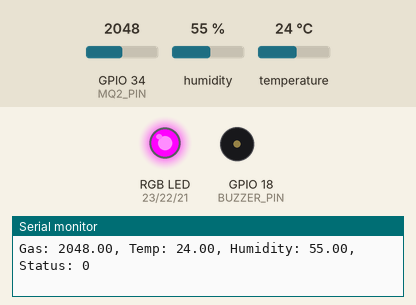
A program run on a simulated ESP32. Parts: an RGB LED mixed from three pins (HIGH = lit), buzzer (waves = sounding), the last lines printed to the serial monitor. Inputs (shaded band) come from the test bench; at power-on: humidity 55 %, GPIO 34 (MQ2_PIN) = 2048, temperature 24 °C. WiFi joins after 1.5 s; servers stay silent unless stated; no MQTT or app messages arrive unless stated.

Above: at 2.7 s.
2.8 s: humidity set to 41 %
4.8 s: humidity set to 38 %
At 6.4 s:
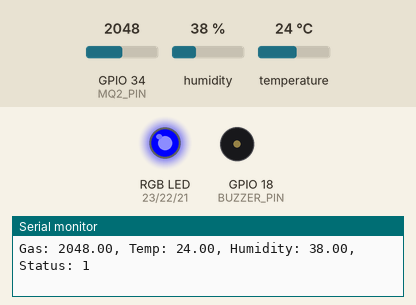
7.1 s: GPIO 34 (MQ2_PIN) set to 3796
8.8 s: GPIO 34 (MQ2_PIN) set to 3876
At 10.2 s:
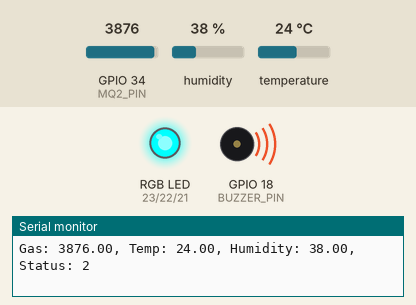
11.1 s: GPIO 34 (MQ2_PIN) set to 3790
At 12.1 s:
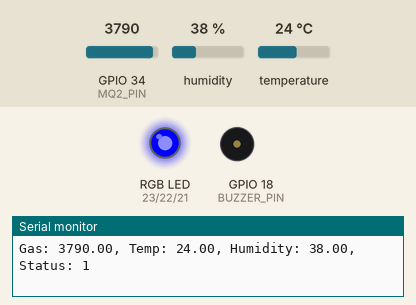
13.1 s: GPIO 34 (MQ2_PIN) set to 3870
At 14.1 s:
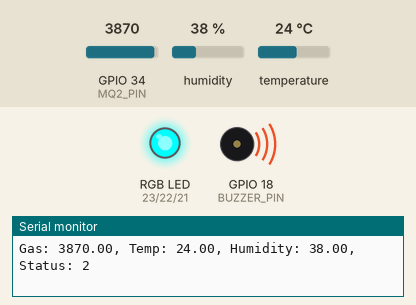
Timing chart, 0 to 16.1 s (numbered marks = the images above; inputs shaded):
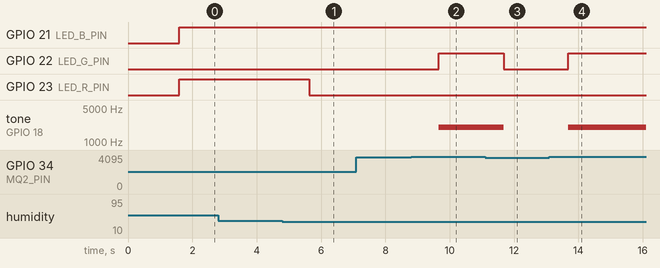

Measured:
- the behaviour switches between 40 and 39 % on humidity (found by bisection; images 0 and 1)
- the behaviour switches between 3830 and 3831 on GPIO 34 (MQ2_PIN) (found by bisection; images 1 and 2)
- after the input at 4.8 s, GPIO 23 (LED_R_PIN): HIGH → LOW after 0.84 s
- after the input at 8.8 s, GPIO 22 (LED_G_PIN): LOW → HIGH after 0.86 s; tone on GPIO 18 (BUZZER_PIN): silent → 2000 Hz after 0.86 s
- after the input at 11.1 s, GPIO 22 (LED_G_PIN): HIGH → LOW after 0.57 s; tone on GPIO 18 (BUZZER_PIN): 2000 Hz → silent after 0.57 s
- after the input at 13.1 s, GPIO 22 (LED_G_PIN): LOW → HIGH after 0.58 s; tone on GPIO 18 (BUZZER_PIN): silent → 2000 Hz after 0.58 s

The program:

main.cpp
```cpp
#include <Adafruit_Sensor.h>
#include <Arduino.h>
#include <DHT_U.h>
#include <PubSubClient.h>
#include <WiFi.h>

// Pins
const uint8_t MQ2_PIN = 34; // ADC1 pin; ADC2 pins read 0 while WiFi is on
const uint8_t DHT_PIN = 13;

const uint8_t LED_R_PIN = 23;
const uint8_t LED_G_PIN = 22;
const uint8_t LED_B_PIN = 21;

const uint8_t BUZZER_PIN = 18;

// Config
const float GAS_THRESHOLD = 3830.0;
const float TEMP_HIGH_THRESHOLD = 50.0;
const float HUMIDITY_LOW_THRESHOLD = 40.0;
const unsigned int BUZZER_FREQ = 2000;

const char *WIFI_SSID = "Wokwi-GUEST";
const char *WIFI_PASSWORD = "";

// https://www.hivemq.com/demos/websocket-client/
const char *MQTT_SERVER = "broker.hivemq.com";
const int MQTT_PORT = 1883;
const char *MQTT_CLIENT_ID = "bingus-sic-6767420";
const char *MQTT_TOPIC = "bingus-sic-6767420/sensors";

DHT_Unified dht(DHT_PIN, DHT22);
WiFiClient wifi_client;
PubSubClient mqtt_client(wifi_client);

enum class Status { NORMAL, WARNING, DANGER };

Status get_status(float gas, float temp, float humidity) {
  bool smoke = gas > GAS_THRESHOLD;
  bool high_temp = temp > TEMP_HIGH_THRESHOLD;
  bool low_humidity = humidity < HUMIDITY_LOW_THRESHOLD;

  if (high_temp || (smoke && low_humidity)) {
    return Status::DANGER;
  } else if (smoke || low_humidity) {
    return Status::WARNING;
  } else {
    return Status::NORMAL;
  }
}

// The LED is common anode (COM wired to 3V3)
// so a pin is LOW to turn a color on.
void set_rgb(bool r, bool g, bool b) {
  digitalWrite(LED_R_PIN, !r);
  digitalWrite(LED_G_PIN, !g);
  digitalWrite(LED_B_PIN, !b);
}

void handle_rgb_led(Status status) {
  switch (status) {
  case Status::NORMAL:
    set_rgb(false, true, false);
    break;
  case Status::WARNING:
    set_rgb(true, true, false);
    break;
  case Status::DANGER:
    set_rgb(true, false, false);
    break;
  }
}

void handle_buzzer(Status status) {
  if (status == Status::DANGER) {
    tone(BUZZER_PIN, BUZZER_FREQ);
  } else {
    noTone(BUZZER_PIN);
  }
}

void setup() {
  Serial.begin(9600);

  pinMode(LED_R_PIN, OUTPUT);
  pinMode(LED_G_PIN, OUTPUT);
  pinMode(LED_B_PIN, OUTPUT);
  pinMode(BUZZER_PIN, OUTPUT);

  dht.begin();

  WiFi.begin(WIFI_SSID, WIFI_PASSWORD);
  while (WiFi.status() != WL_CONNECTED) {
    delay(500);
    Serial.print(".");
  }
  Serial.println("");
  Serial.println("WiFi connected");
  Serial.println("IP address: ");
  Serial.println(WiFi.localIP());

  mqtt_client.setServer(MQTT_SERVER, MQTT_PORT);
}

// Tries to (re)connect without blocking the sensor loop for long.
void ensure_mqtt_connected() {
  static unsigned long last_attempt = 0;
  if (mqtt_client.connected() ||
      (last_attempt != 0 && millis() - last_attempt < 5000)) {
    return;
  }
  last_attempt = millis();

  IPAddress broker_ip;
  if (!WiFi.hostByName(MQTT_SERVER, broker_ip)) {
    Serial.printf("DNS lookup for %s failed\r\n", MQTT_SERVER);
    return;
  }
  Serial.printf("Connecting to %s (%s)...\r\n", MQTT_SERVER,
                broker_ip.toString().c_str());

  if (mqtt_client.connect(MQTT_CLIENT_ID)) {
    Serial.println("Connected to MQTT broker");
  } else {
    Serial.print("Failed to connect to MQTT broker, rc=");
    Serial.println(mqtt_client.state());
  }
}

void publish_reading(float gas, float temp, float humidity, Status status) {
  if (!mqtt_client.connected()) {
    return;
  }

  static const char *STATUS_NAMES[] = {"NORMAL", "WARNING", "DANGER"};
  char payload[128];
  snprintf(payload, sizeof(payload),
           "{\"gas\":%.2f,\"temp\":%.2f,\"humidity\":%.2f,\"status\":\"%s\"}",
           gas, temp, humidity, STATUS_NAMES[static_cast<int>(status)]);
  mqtt_client.publish(MQTT_TOPIC, payload);
}

void loop() {
  ensure_mqtt_connected();
  mqtt_client.loop();

  float gas = static_cast<float>(analogRead(MQ2_PIN));

  float temp = 0.0;
  float humidity = 0.0;

  sensors_event_t event;
  dht.temperature().getEvent(&event);
  if (!isnan(event.temperature)) {
    temp = event.temperature;
  }

  dht.humidity().getEvent(&event);
  if (!isnan(event.relative_humidity)) {
    humidity = event.relative_humidity;
  }

  Status status = get_status(gas, temp, humidity);

  handle_rgb_led(status);
  handle_buzzer(status);

  Serial.printf("Gas: %.2f, Temp: %.2f, Humidity: %.2f, Status: %d\r\n", gas,
                temp, humidity, static_cast<int>(status));
  publish_reading(gas, temp, humidity, status);

  delay(1000);
}
```
